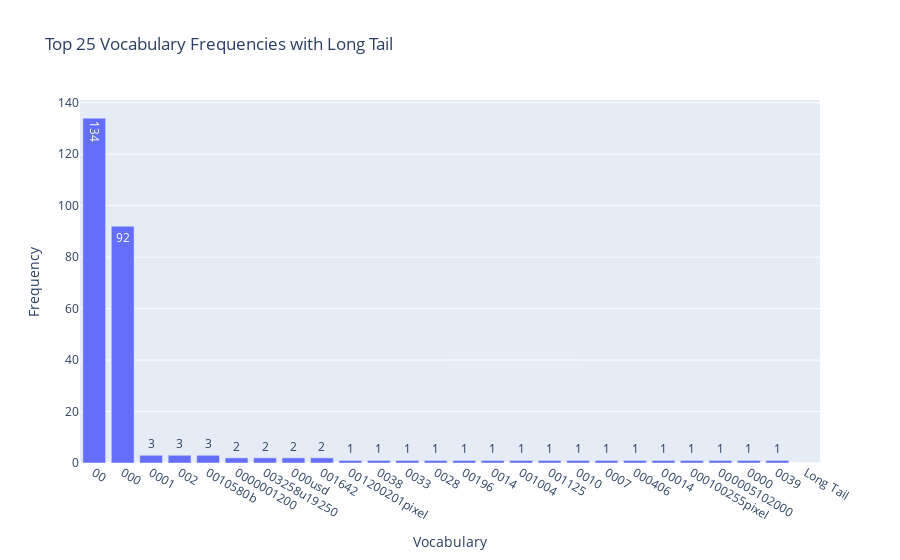

Source (notebook cell):
### Markdown cell above
### >>> **Exercise 15 (take home):** 
Additionally, you can attempt to sort the terms on the `x-axis` by frequency instead of in alphabetical order. This way the visualization is more meaninfgul and you will be able to observe the so called [long tail](https://en.wikipedia.org/wiki/Long_tail) (get familiar with this term since it will appear a lot in data mining and other statistics courses). see picture below

![alt txt](https://upload.wikimedia.org/wikipedia/commons/thumb/8/8a/Long_tail.svg/1000px-Long_tail.svg.png)

### Code cell
# Answer here

# Sort the DataFrame by Frequency in descending order
data = data.sort_values(by='Frequency', ascending=False)

# Select the top 25 terms
top_25 = data[:25]

# Create a new row for the "long tail" category
long_tail = pd.DataFrame({
    'Vocabulary': ['Long Tail'],
    'Frequency': [data['Frequency'][25:].sum()]  # Sum of frequencies for all terms beyond the top 25
})

# Concatenate the top 25 and long tail DataFrames
combined_data = pd.concat([top_25, long_tail])

# Create a bar plot using Plotly Express
fig = px.bar(combined_data, x='Vocabulary', y='Frequency', text='Frequency', title='Top 25 Vocabulary Frequencies with Long Tail')

# Customize the appearance if needed

# Show the plot
fig.show()

### Figure 1 — Plotly figure (JSON) as saved in the notebook; plotly's stock layout.template omitted (floating-point values rounded to 4 significant figures)
{"data": [{"alignmentgroup": "True", "hovertemplate": "Vocabulary=%{x}<br>Frequency=%{text}<extra></extra>", "legendgroup": "", "marker": {"color": "#636efa", "pattern": {"shape": ""}}, "name": "", "offsetgroup": "", "orientation": "v", "showlegend": false, "text": [134, 92, 3, 3, 3, 2, 2, 2, 2, 1, 1, 1, 1, 1, 1, 1, 1, 1, 1, 1, 1, 1, 1, 1, 1, 0], "textposition": "auto", "type": "bar", "x": ["00", "000", "0001", "002", "0010580b", "0000001200", "003258u19250", "000usd", "001642", "001200201pixel", "0038", "0033", "0028", "00196", "0014", "001004", "001125", "0010", "0007", "000406", "00014", "000100255pixel", "000005102000", "0000", "0039", "Long Tail"], "xaxis": "x", "y": [134, 92, 3, 3, 3, 2, 2, 2, 2, 1, 1, 1, 1, 1, 1, 1, 1, 1, 1, 1, 1, 1, 1, 1, 1, 0], "yaxis": "y"}], "layout": {"barmode": "relative", "legend": {"tracegroupgap": 0}, "title": {"text": "Top 25 Vocabulary Frequencies with Long Tail"}, "xaxis": {"anchor": "y", "domain": [0, 1], "title": {"text": "Vocabulary"}}, "yaxis": {"anchor": "x", "domain": [0, 1], "title": {"text": "Frequency"}}}}
